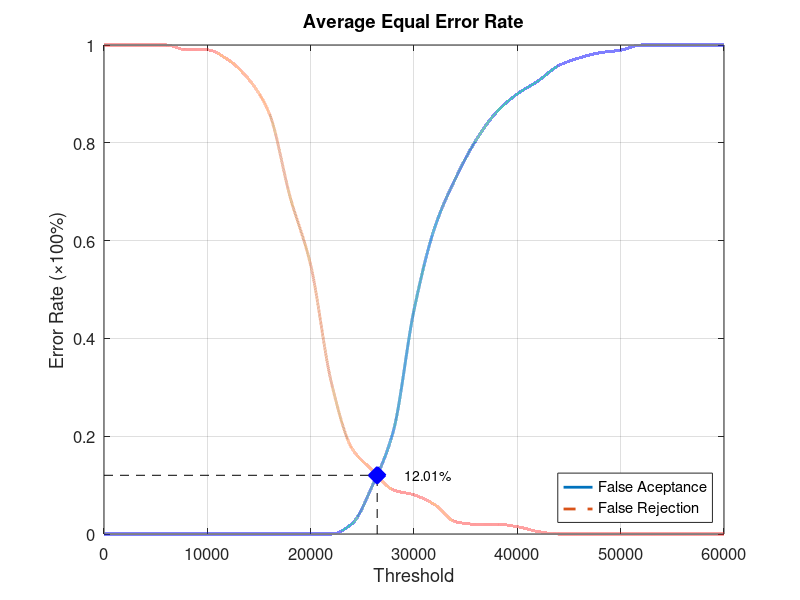
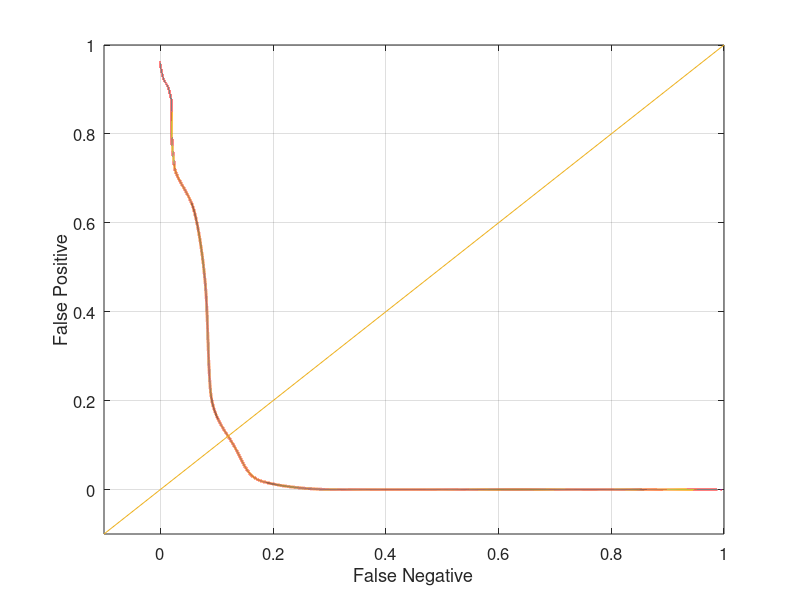

MATLAB code to generate these figures, in order:
function yEER = Database5_2
close all;
clear;
clc;
x = 0:2000:60000;
xq = 0:0.5:60000;

y0 = [0 0 0 0 0 0 0 0 0 0 0 0 0.0210526 0.1 0.210526 0.457895 0.626316 0.726316 0.805263 0.863158 0.9 0.926316 0.957895 0.973684 0.984211 0.989474 1 1 1 1 1];
yy0 = interp1(x, y0, xq, 'pchip');
y1 = [1 1 1 1 0.99 0.99 0.97 0.93 0.86 0.69 0.55 0.31 0.175 0.13 0.09 0.08 0.06 0.025 0.02 0.02 0.015 0.005 0 0 0 0 0 0 0 0 0];
yy1 = interp1(x, y1, xq, 'pchip');

% Calculating EER: 
y2 = abs(y0 - y1);
find(y2 == min(y2))
yy2 = abs(yy0 - yy1);
xEER = find(yy2 == min(yy2));
xEERIndex = xq(xEER) % X-axis EER
yEER = yy0(xEER) % Y-axis EER

main = figure
plot(xq, yy0,'-','LineWidth', 2);	hold on
plot(xq, yy1,'--','LineWidth', 2);	hold on
plot([xEERIndex xEERIndex], [0 yEER], 'k--');	hold on
plot([0 xEERIndex], [yEER yEER], 'k--');	hold on
plot(xEERIndex, yEER, 'bx', 'LineWidth', 10);	hold on
text(xEERIndex + 10 * xEERIndex / 100, yEER, [num2str(round((10000 * yEER)) / 100) '%'])
legend('False Aceptance', 'False Rejection', 'Location', 'SouthEast')
xlabel('Threshold')
ylabel('Error Rate (\times100%)')
title('Average Equal Error Rate')
set(gca, 'FontSize', 12)
axis([0 60000 0 1])
grid on

print(main, 'Database5_2Main', '-dpng');
FNRxFPR = figure('Color', [1 1 1]);
plot(yy1, yy0, '-', yy1, yy0, 'LineWidth', 2);
hold on
y = -0.1:0.1:1
plot(y, y); 
set(gca, 'FontSize', 12)
xlabel('False Negative')
ylabel('False Positive')
axis([-0.1 1 -0.1 1])
set(gca, 'FontSize', 12)
grid on

print(FNRxFPR, 'Database5_2FNRxFPR','-dpng');
end
